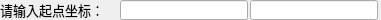
<?xml version="1.0" encoding="UTF-8"?>
<ui version="4.0">
 <class>Form</class>
 <widget class="QWidget" name="Form">
  <property name="geometry">
   <rect>
    <x>0</x>
    <y>0</y>
    <width>381</width>
    <height>20</height>
   </rect>
  </property>
  <property name="focusPolicy">
   <enum>Qt::StrongFocus</enum>
  </property>
  <property name="windowTitle">
   <string>Form</string>
  </property>
  <widget class="QLineEdit" name="lineEdit_X">
   <property name="geometry">
    <rect>
     <x>120</x>
     <y>0</y>
     <width>128</width>
     <height>20</height>
    </rect>
   </property>
   <property name="font">
    <font>
     <family>黑体</family>
     <pointsize>10</pointsize>
    </font>
   </property>
   <property name="focusPolicy">
    <enum>Qt::TabFocus</enum>
   </property>
   <property name="text">
    <string/>
   </property>
   <property name="cursorPosition">
    <number>0</number>
   </property>
   <property name="alignment">
    <set>Qt::AlignRight|Qt::AlignTrailing|Qt::AlignVCenter</set>
   </property>
  </widget>
  <widget class="QLabel" name="label_X">
   <property name="geometry">
    <rect>
     <x>0</x>
     <y>0</y>
     <width>118</width>
     <height>20</height>
    </rect>
   </property>
   <property name="font">
    <font>
     <family>黑体</family>
     <pointsize>10</pointsize>
    </font>
   </property>
   <property name="frameShape">
    <enum>QFrame::NoFrame</enum>
   </property>
   <property name="text">
    <string>请输入起点坐标：</string>
   </property>
  </widget>
  <widget class="QLineEdit" name="lineEdit_Y">
   <property name="geometry">
    <rect>
     <x>250</x>
     <y>0</y>
     <width>128</width>
     <height>20</height>
    </rect>
   </property>
   <property name="font">
    <font>
     <family>黑体</family>
     <pointsize>10</pointsize>
    </font>
   </property>
   <property name="focusPolicy">
    <enum>Qt::TabFocus</enum>
   </property>
   <property name="cursorPosition">
    <number>0</number>
   </property>
   <property name="alignment">
    <set>Qt::AlignRight|Qt::AlignTrailing|Qt::AlignVCenter</set>
   </property>
  </widget>
 </widget>
 <resources/>
 <connections/>
</ui>
